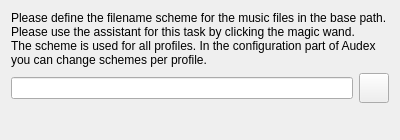
<ui version="4.0" >
 <class>FilenameSchemeWidgetUI</class>
 <widget class="QWidget" name="FilenameSchemeWidgetUI" >
  <property name="geometry" >
   <rect>
    <x>0</x>
    <y>0</y>
    <width>400</width>
    <height>140</height>
   </rect>
  </property>
  <property name="minimumSize" >
   <size>
    <width>400</width>
    <height>140</height>
   </size>
  </property>
  <property name="windowTitle" >
   <string>Form</string>
  </property>
  <layout class="QGridLayout" name="gridLayout" >
   <item row="0" column="0" >
    <widget class="QLabel" name="label" >
     <property name="text" >
      <string>Please define the filename scheme for the music files in the base path. Please use the assistant for this task by clicking the magic wand.
The scheme is used for all profiles. In the configuration part of Audex you can change schemes per profile.</string>
     </property>
     <property name="alignment" >
      <set>Qt::AlignLeading|Qt::AlignLeft|Qt::AlignTop</set>
     </property>
     <property name="wordWrap" >
      <bool>true</bool>
     </property>
    </widget>
   </item>
   <item row="1" column="0" >
    <layout class="QHBoxLayout" name="horizontalLayout" >
     <item>
      <widget class="KLineEdit" name="klineedit_scheme" />
     </item>
     <item>
      <widget class="KPushButton" name="kpushbutton_maskwizard" >
       <property name="minimumSize" >
        <size>
         <width>30</width>
         <height>30</height>
        </size>
       </property>
       <property name="maximumSize" >
        <size>
         <width>30</width>
         <height>30</height>
        </size>
       </property>
      </widget>
     </item>
    </layout>
   </item>
   <item row="2" column="0" >
    <spacer name="verticalSpacer" >
     <property name="orientation" >
      <enum>Qt::Vertical</enum>
     </property>
     <property name="sizeHint" stdset="0" >
      <size>
       <width>20</width>
       <height>0</height>
      </size>
     </property>
    </spacer>
   </item>
  </layout>
 </widget>
 <customwidgets>
  <customwidget>
   <class>KLineEdit</class>
   <extends>QLineEdit</extends>
   <header>klineedit.h</header>
  </customwidget>
  <customwidget>
   <class>KPushButton</class>
   <extends>QPushButton</extends>
   <header>kpushbutton.h</header>
  </customwidget>
 </customwidgets>
 <resources/>
 <connections/>
</ui>
